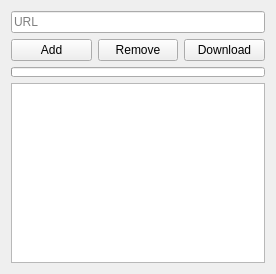
<?xml version="1.0" encoding="UTF-8"?>
<ui version="4.0">
 <class>windowAlert</class>
 <widget class="QWidget" name="windowAlert">
  <property name="geometry">
   <rect>
    <x>0</x>
    <y>0</y>
    <width>276</width>
    <height>274</height>
   </rect>
  </property>
  <property name="minimumSize">
   <size>
    <width>276</width>
    <height>274</height>
   </size>
  </property>
  <property name="maximumSize">
   <size>
    <width>276</width>
    <height>274</height>
   </size>
  </property>
  <property name="windowTitle">
   <string>Music Downloader</string>
  </property>
  <property name="windowIcon">
   <iconset resource="icon.qrc">
    <normaloff>:/icon.ico</normaloff>:/icon.ico</iconset>
  </property>
  <layout class="QGridLayout" name="gridLayout">
   <item row="0" column="0">
    <layout class="QVBoxLayout" name="vlayoutMaster">
     <item>
      <layout class="QVBoxLayout" name="vlayoutText_Buttons">
       <item>
        <widget class="QLineEdit" name="txtInput">
         <property name="placeholderText">
          <string>URL</string>
         </property>
        </widget>
       </item>
       <item>
        <layout class="QHBoxLayout" name="hlayoutButtons">
         <item>
          <widget class="QPushButton" name="btnAdd">
           <property name="text">
            <string>Add</string>
           </property>
          </widget>
         </item>
         <item>
          <widget class="QPushButton" name="btnRemove">
           <property name="text">
            <string>Remove</string>
           </property>
          </widget>
         </item>
         <item>
          <widget class="QPushButton" name="btnDownload">
           <property name="text">
            <string>Download</string>
           </property>
          </widget>
         </item>
        </layout>
       </item>
      </layout>
     </item>
     <item>
      <widget class="QProgressBar" name="progressBar">
       <property name="maximumSize">
        <size>
         <width>16777215</width>
         <height>10</height>
        </size>
       </property>
       <property name="value">
        <number>0</number>
       </property>
       <property name="textVisible">
        <bool>false</bool>
       </property>
      </widget>
     </item>
     <item>
      <widget class="QListWidget" name="listWidget"/>
     </item>
    </layout>
   </item>
  </layout>
 </widget>
 <resources>
  <include location="icon.qrc"/>
 </resources>
 <connections/>
</ui>
